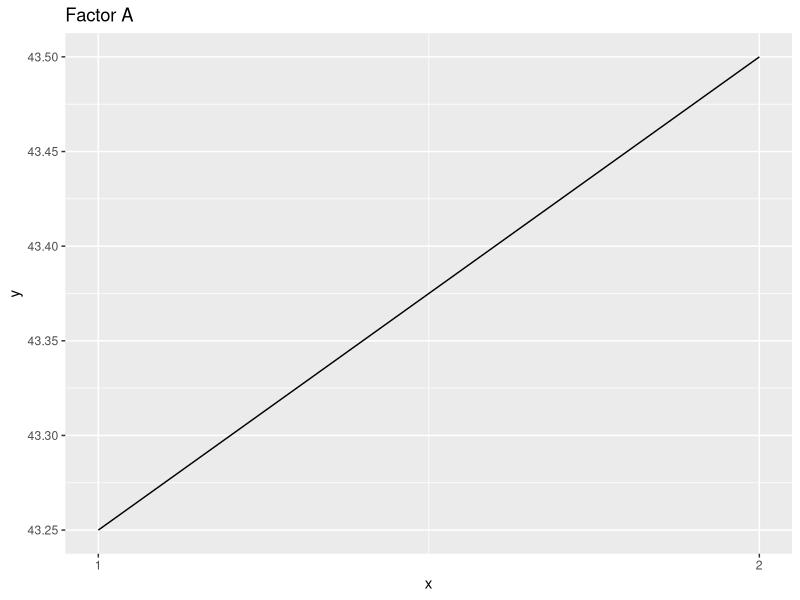
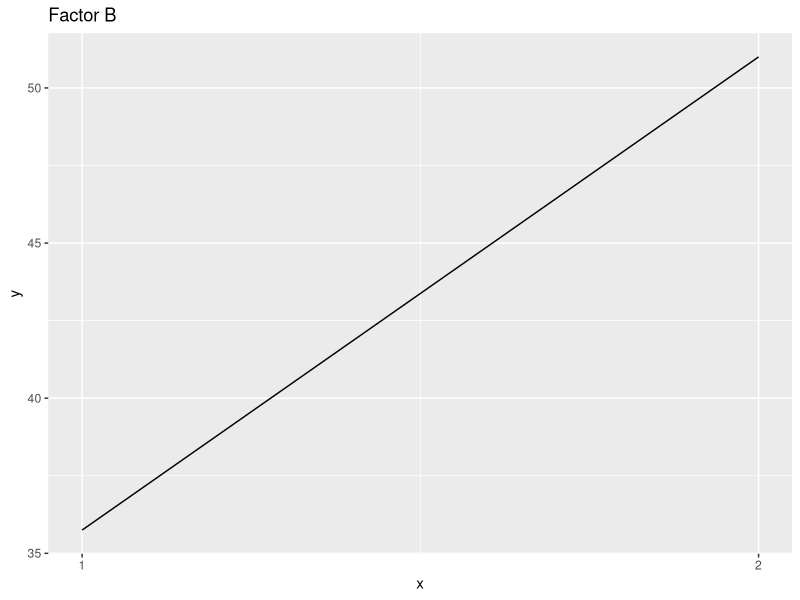
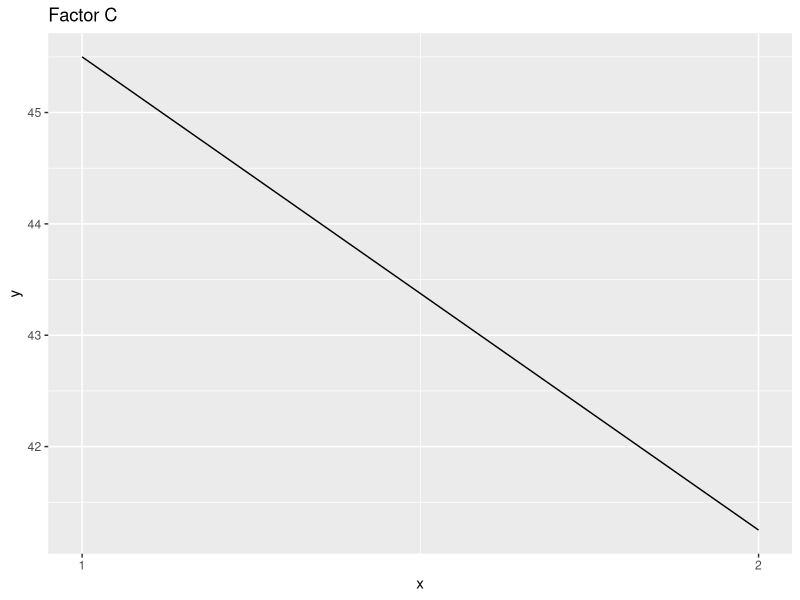
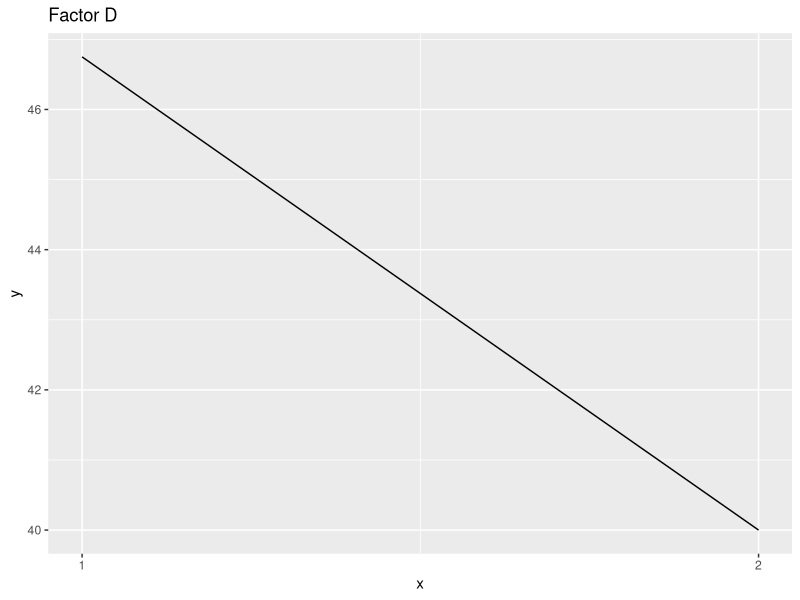
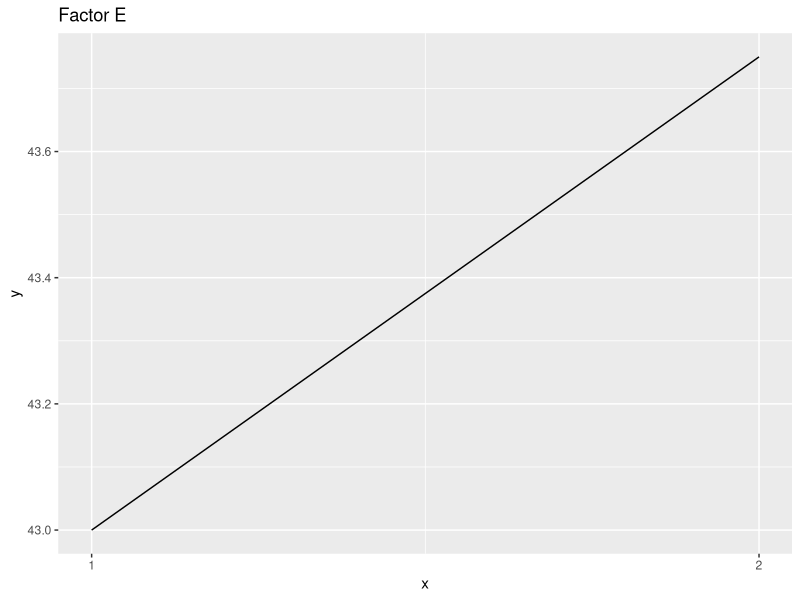
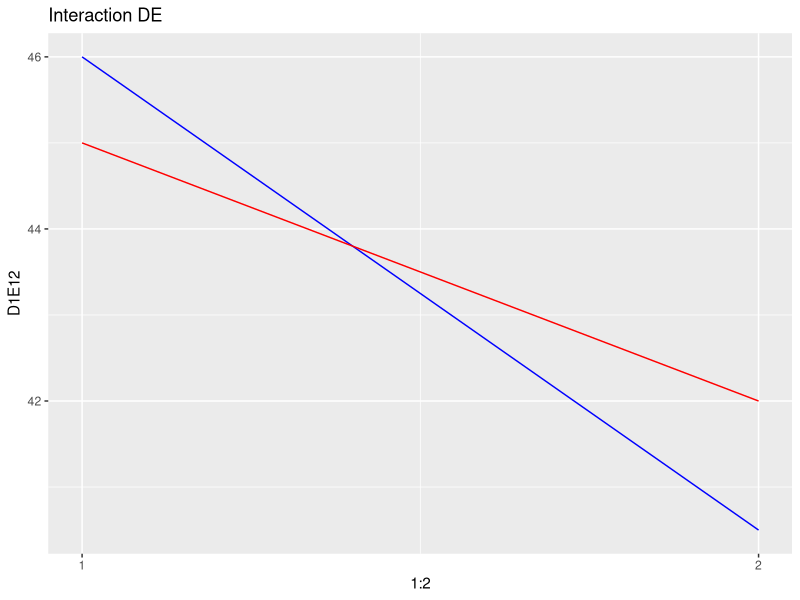
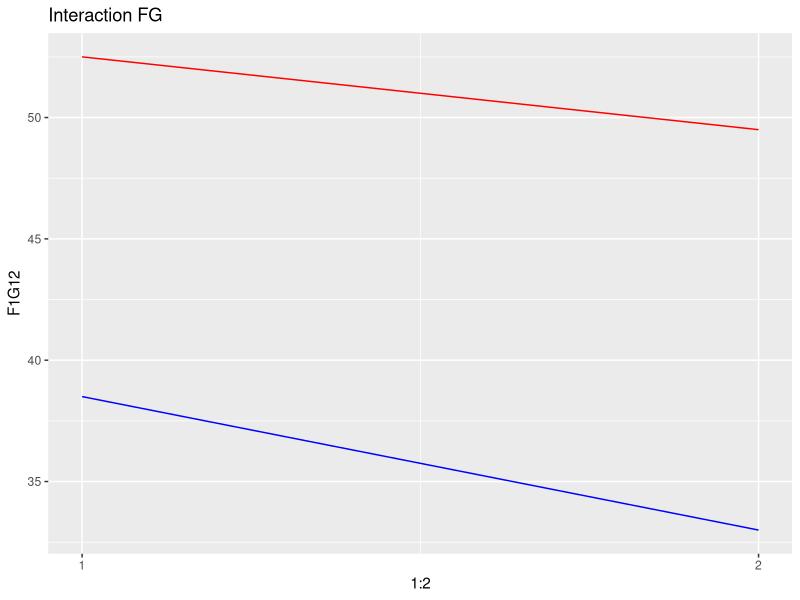

Recreate these plots in R, in order. (Note: this script raises an error after producing the figures.)
library(here)
library(ggplot2)

# Example 6-5 


taguchi.results <- taguchi.factor_array <- data.frame(
  min_1 = c (42, 50, 36, 45, 35, 55, 30, 54),
  min_2 = c (42, 50, 36, 45, 35, 55, 30, 54) 
)
row.names(taguchi.results) <- c(1:8)


taguchi.results <- taguchi.factor_array <- data.frame(
  min_1 = c (38, 45, 38, 55, 30, 65, 40, 58),
  min_2 = c (42, 50, 36, 45, 35, 55, 30, 54),
  min_3 = c (46, 55, 34, 35, 40, 45, 20, 50) 
)
row.names(taguchi.results) <- c(1:8)



taguchi.factor_array <- data.frame(
  A = c (1,1,1,1,2,2,2,2), 
  B = c (1,2,1,2,1,2,1,2),
  C = c (1,1,2,2,1,1,2,2),
  D = c (1,2,1,2,2,1,2,1),
  E = c (1,2,2,1,2,1,1,2)
)

taguchi.interaction_array <- data.frame(
  AC = c (1,1,2,2,2,2,1,1), 
  BC = c (1,2,2,1,1,2,2,1)
)


# Main Effects (taken from design for six sigma (starting p 426))
taguchi.main_effects <- t(data.frame(
  A = rep(NA, 4),
  B = rep(NA, 4),
  C = rep(NA, 4),
  D = rep(NA, 4),
  E = rep(NA, 4)
))
colnames(taguchi.main_effects) <- c(1,2,3,4)

for (col_name in colnames(taguchi.factor_array)) {
  column <- taguchi.factor_array[[col_name]]
  level_array <- c(1,2)
  if (is.element(4, column)) {
    level_array <- c(1,2,3,4)
  }
  
  for (value in level_array) {
    rows <- which(taguchi.factor_array[[col_name]] == value)
    
    for (i in 1:length(rows)) {
      row_number <- rows[i]
      row_data <- taguchi.results[row_number, ]
      if(is.na(taguchi.main_effects[col_name,value])) {
        taguchi.main_effects[col_name,value] <- rowMeans(row_data)
      }
      else {
        taguchi.main_effects[col_name,value] <- taguchi.main_effects[col_name,value] + rowMeans(row_data)
      }
    }
    taguchi.main_effects[col_name,value] <- taguchi.main_effects[col_name,value] / (length(column) / max(column))
  }
}

# Create line charts for rows with all 4 columns filled
for (i in 1:nrow(taguchi.main_effects)) {
  row_data <- taguchi.main_effects[i, ]
  row_name <- rownames(taguchi.main_effects)[i]
  
  # Create a data frame for the plot
  if (all(!is.na(row_data))) {
    df <- data.frame(x = 1:4, y = row_data)
    
    gg <- ggplot(df, aes(x, y)) +
      geom_line() +
      scale_x_continuous(breaks = 1:4, labels = as.character(1:4)) +
      ggtitle(paste("Factor", row_name))
    
    print(gg)  # Use print to display the plot
  }
  else {
    df <- data.frame(x = 1:2, y = row_data[1:2])
    
    gg <- ggplot(df, aes(x, y)) +
      geom_line() +
      scale_x_continuous(breaks = 1:2, labels = as.character(1:2)) +
      ggtitle(paste("Factor", row_name))
    
    print(gg)  # Use print to display the plot
  }
}


mean_of_interaction <- function(level1, level2, interaction_de) {
  filtered_rows <- taguchi.factor_array[taguchi.factor_array$A == level1 & taguchi.factor_array$C == level2, ]
  if(!interaction_de) {
    filtered_rows <- taguchi.factor_array[taguchi.factor_array$B == level1 & taguchi.factor_array$C == level2, ]
  }
  print(filtered_rows)
  row_mean <- 0
  
  for (i in 1:nrow(filtered_rows)) {
    row_number <- as.integer(rownames(filtered_rows)[i])
    row_data <- taguchi.results[row_number, ]
    row_mean <- row_mean + rowMeans(row_data)
  }
  row_mean <- row_mean/nrow(filtered_rows)
}


##### Main Effects (taken from design for six sigma (starting p 426))
taguchi.interaction_effect_DE <- data.frame(
  D1E12 = c(mean_of_interaction(1, 1, TRUE), mean_of_interaction(1, 2, TRUE)),
  D2E12 = c(mean_of_interaction(2, 1, TRUE), mean_of_interaction(2, 2, TRUE))
)

gg <- ggplot(taguchi.interaction_effect_DE, aes(x = 1:2)) +
  geom_line(aes(y = D1E12), color = "blue") +
  geom_line(aes(y = D2E12), color = "red") +
  scale_x_continuous(breaks = 1:2, labels = as.character(1:2)) +
  ggtitle("Interaction DE")
print(gg)

taguchi.interaction_effect_FG <- data.frame(
  F1G12 = c(mean_of_interaction(1, 1, FALSE), mean_of_interaction(1, 2, FALSE)),
  F2G12 = c(mean_of_interaction(2, 1, FALSE), mean_of_interaction(2, 2, FALSE))
)

gg <- ggplot(taguchi.interaction_effect_FG, aes(x = 1:2)) +
  geom_line(aes(y = F1G12), color = "blue") +
  geom_line(aes(y = F2G12), color = "red") +
  scale_x_continuous(breaks = 1:2, labels = as.character(1:2)) +
  ggtitle("Interaction FG")
print(gg)


# ANOVA
# Create a new dataframe by combining df1 and the calculated means
#taguchi.results_means <- rowMeans(taguchi.results)
#taguchi.combined <- cbind(taguchi.factor_array, results = taguchi.results_means)


taguchi.combined <- cbind(taguchi.factor_array, taguchi.results)
taguchi.combined_pivoted <- taguchi.combined %>% pivot_longer(cols = starts_with("min_"), values_to = "results")


anova <- aov(results ~ factor(A) * factor(C) + factor(B) * factor(C) + factor(D) + factor(E), data = taguchi.combined_pivoted)
summary(anova)
# TODO: Pool unimportant Factors
anova <- aov(results ~factor(C) + factor(B) + factor(D), data = taguchi.combined_pivoted)
summary(anova) # Use only this table, combined with pooled factors (Residuals can be also called All other/error (this is done in "A Primer ..."))





##### OTHER TESTING
##### TESTING
# F is pooled, thus not used
# ANOVA TESTING - Example 9-3 from Primer on Taguchi (p.241)
# Percenate is calculated using Sum_Sq_a * 100/Sum Sq
testing.taguchi <- data.frame(
  A = c("1","1","2","2","3","3","4","4"),
  D = c("1","2","1","2","1","2","1","2"),
  E = c("1","2","1","2","2","1","2","1"),
  F = c("1","2","2","1","1","2","2","1"),
  G = c("1","2","2","1","2","1","1","2"),
  result = c(50.0, 62.0, 70.0, 75.0, 68.0, 65.0, 65.0, 74.0)
)
anova <- aov(result ~ A + D + E + F + G, data = testing.taguchi)
summary(anova)

# F is pooled, thus not used
anova <- aov(result ~ A + D + E + G, data = testing.taguchi)
summary(anova)
